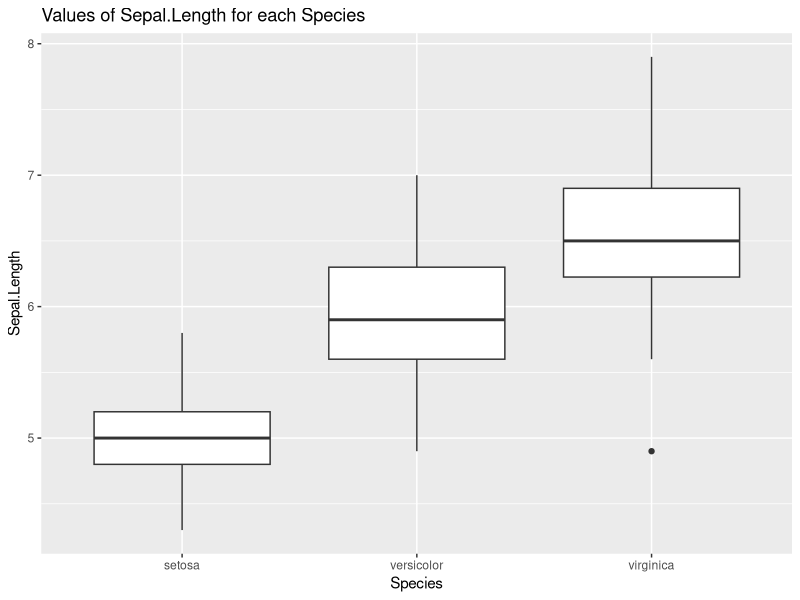
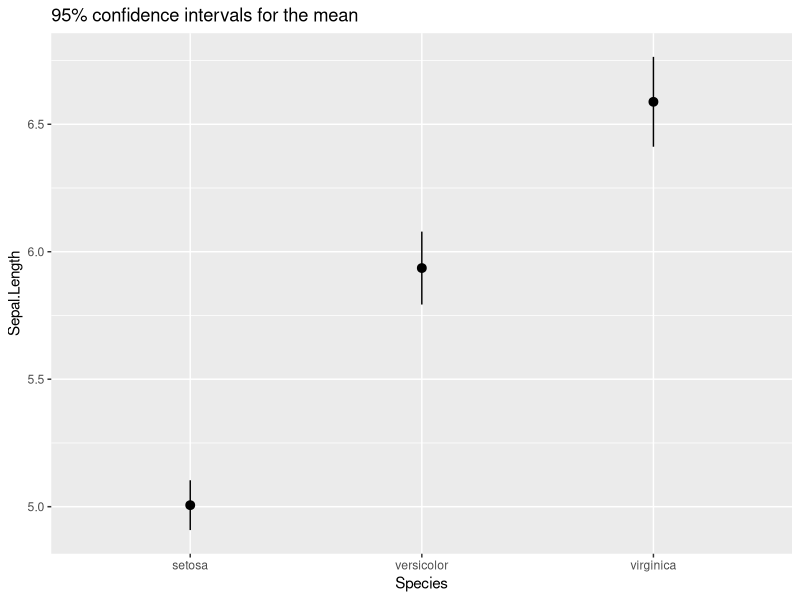
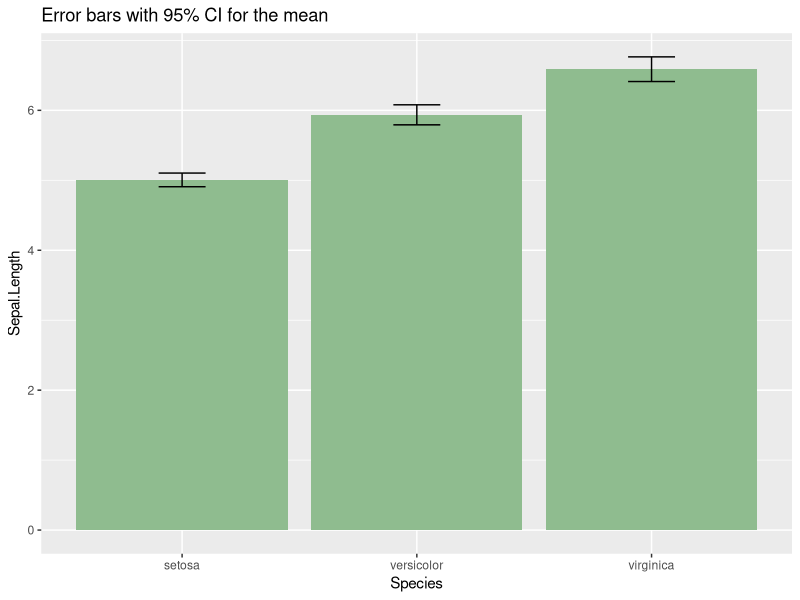

Here is the R script that generated these plots, in order:
## ---- chunk 1
knitr::opts_chunk$set(echo = TRUE, message = FALSE)
## ---- chunk 2
library(dplyr)
library(ggplot2)
library(kableExtra)
## ---- chunk 3
str(iris)
## ---- chunk 4
levels(iris$Species)
## ---- chunk 5
ToothGrowth <- ToothGrowth %>%
  mutate(dose = as.factor(dose))
## ---- chunk 6
levels(ToothGrowth$dose)
## ---- chunk 7
species_df <- data.frame(species = c("versicolor", "virginica"), versicolor = c(1, 0), virginica = c(0, 1))

species_df %>% 
  kbl() %>%
  kable_styling(full_width = FALSE)
## ---- chunk 8
ggplot(iris, aes(Species, Sepal.Length)) +
  geom_boxplot() +
  labs(title = "Values of Sepal.Length for each Species")
## ---- chunk 9
ci <- \(x) mean_se(x, mult = 1.96)
ggplot(iris, aes(Species, Sepal.Length)) +
  stat_summary(fun.data = ci) +
  labs(title = "95% confidence intervals for the mean")
## ---- chunk 10
iris_summary <- iris %>% group_by(Species) %>%
  summarise(y=mean(Sepal.Length), sd = sd(Sepal.Length)) %>%
  mutate(ymin = y - 1.96*sd/sqrt(50), ymax = y + 1.96*sd/sqrt(50))
ggplot(iris_summary, aes(Species, y)) +
  geom_bar(stat = "identity", fill = "#8FBC8F") +
  geom_errorbar(aes(ymin = ymin, ymax = ymax), width = 0.2) +
  labs(title = "Error bars with 95% CI for the mean", y = "Sepal.Length")
## ---- chunk 11
m1 <- lm(Sepal.Length ~ Species, data = iris)
summary(m1)
## ---- chunk 12
iris_relevel <- iris %>%
  mutate(Species = relevel(Species, "versicolor"))
## ---- chunk 13
m1b <- lm(Sepal.Length ~ Species, data = iris_relevel)
summary(m1b)
## ---- chunk 14
str(ToothGrowth)
## ---- chunk 15
m2 <- lm(len ~ supp + dose, data = ToothGrowth)
summary(m2)
